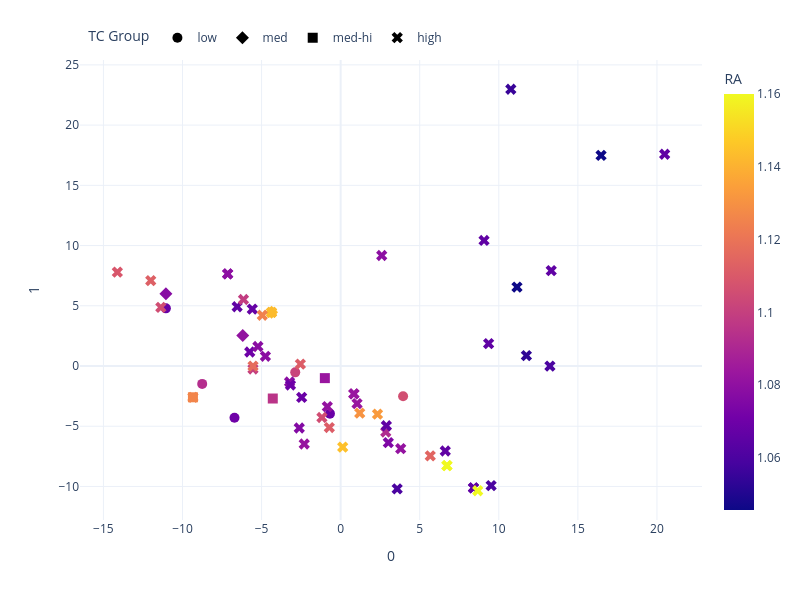

Write notebook code for a chart like this one.
### Code cell
PCA_plotter(plot_df_ss, 'RA', model_name, save=False)

### Figure 1 — Plotly figure (JSON) as saved in the notebook; plotly's stock layout.template omitted (floating-point values rounded to 4 significant figures; data arrays with more than 128 entries replaced by an {"elided": "..."} marker saying what was removed)
{"data": [{"customdata": [[1.069, 0.72, 154.9, 91.22, 1.132, 1.58], [1.093, 0.72, 148.1, 91.22, 0.7499, 1.47], [1.102, 0.72, 146.1, 91.22, 1.282, 1.52], [1.07, 0.72, 152.8, 91.22, 1.034, 1.45], [1.068, 0.72, 153.4, 91.22, 0.8014, 1.36], [1.106, 0.72, 149.4, 91.22, 0.7324, 1.4]], "hovertemplate": "<b>%{hovertext}</b><br><br>TC Group=low<br>0=%{x}<br>1=%{y}<br>RA=%{marker.color}<br>RB=%{customdata[1]}<br>MA=%{customdata[2]}<br>MB=%{customdata[3]}<br>Entropy_conf=%{customdata[4]}<br>Target TC=%{customdata[5]}<extra></extra>", "hovertext": ["*La0.53Gd0.53Dy0.95Zr2.00O7.00", "*Dy0.67Pr1.33Zr2.00O7.00", "*Nd0.70Sm0.09Eu0.70Ce0.52Zr2.00O7.00", "*Eu0.20Ho0.90Pr0.90Zr2.00O7.00", "*Nd1.00Dy1.00Zr2.00O7.00", "*La1.38Yb0.62Zr2.00O7.00"], "legendgroup": "low", "marker": {"color": [1.069, 1.093, 1.102, 1.07, 1.068, 1.106], "coloraxis": "coloraxis", "size": 10, "symbol": "circle"}, "mode": "markers", "name": "low", "orientation": "v", "showlegend": true, "type": "scatter", "x": [-0.6774, -8.755, -2.873, -6.712, -11.05, 3.948], "xaxis": "x", "y": [-3.957, -1.486, -0.5289, -4.294, 4.785, -2.508], "yaxis": "y"}, {"customdata": [[1.078, 0.72, 151.0, 91.22, 1.123, 1.73], [1.081, 0.72, 150.7, 91.22, 1.084, 1.67], [1.143, 0.72, 140.1, 91.22, 0.1713, 1.71]], "hovertemplate": "<b>%{hovertext}</b><br><br>TC Group=med<br>0=%{x}<br>1=%{y}<br>RA=%{marker.color}<br>RB=%{customdata[1]}<br>MA=%{customdata[2]}<br>MB=%{customdata[3]}<br>Entropy_conf=%{customdata[4]}<br>Target TC=%{customdata[5]}<extra></extra>", "hovertext": ["*Nd0.86Sm0.76Er0.38Zr2.00O7.00", "*Nd0.86Sm0.29Gd0.86Zr2.00O7.00", "*Ce2.00Zr2.00O7.00"], "legendgroup": "med", "marker": {"color": [1.078, 1.081, 1.143], "coloraxis": "coloraxis", "size": 10, "symbol": "diamond"}, "mode": "markers", "name": "med", "orientation": "v", "showlegend": true, "type": "scatter", "x": [-11.05, -6.189, -4.369], "xaxis": "x", "y": [6.001, 2.526, 4.457], "yaxis": "y"}, {"customdata": [[1.126, 0.72, 140.9, 91.22, 0.1713, 1.97], [1.095, 0.72, 148.2, 91.22, 1.314, 1.9], [1.083, 0.72, 149.9, 91.22, 1.494, 1.97]], "hovertemplate": "<b>%{hovertext}</b><br><br>TC Group=med-hi<br>0=%{x}<br>1=%{y}<br>RA=%{marker.color}<br>RB=%{customdata[1]}<br>MA=%{customdata[2]}<br>MB=%{customdata[3]}<br>Entropy_conf=%{customdata[4]}<br>Target TC=%{customdata[5]}<extra></extra>", "hovertext": ["*Pr2.00Zr2.00O7.00", "*Gd0.63Dy0.21Pr0.84Ce0.32Zr2.00O7.00", "*Sm0.58Gd0.33Eu0.67Pr0.08Ce0.33Zr2.00O7.00"], "legendgroup": "med-hi", "marker": {"color": [1.126, 1.095, 1.083], "coloraxis": "coloraxis", "size": 10, "symbol": "square"}, "mode": "markers", "name": "med-hi", "orientation": "v", "showlegend": true, "type": "scatter", "x": [-9.341, -4.292, -0.9994], "xaxis": "x", "y": [-2.598, -2.701, -1.007], "yaxis": "y"}, {"customdata": {"elided": "55x6 float values"}, "hovertemplate": "<b>%{hovertext}</b><br><br>TC Group=high<br>0=%{x}<br>1=%{y}<br>RA=%{marker.color}<br>RB=%{customdata[1]}<br>MA=%{customdata[2]}<br>MB=%{customdata[3]}<br>Entropy_conf=%{customdata[4]}<br>Target TC=%{customdata[5]}<extra></extra>", "hovertext": ["*Sm2.00Zr2.00O7.00", "*Sm1.38Eu0.15Dy0.46Zr2.00O7.00", "*Sm1.33Gd0.44Dy0.22Zr2.00O7.00", "*Sm0.86Dy0.29Ce0.86Zr2.00O7.00", "*La0.62Y0.34Er0.28Pr0.28Ce0.48Zr2.00O7.00", "*La1.00Sm0.25Eu0.75Zr2.00O7.00", "*Sm0.18Er0.18Ce1.64Zr2.00O7.00", "*Eu0.53Y0.53Pr0.95Zr2.00O7.00", "*Pr2.00Zr2.00O7.00", "*Ce2.00Zr2.00O7.00", "*La1.12Nd0.38Er0.50Zr2.00O7.00", "*La1.33Sm0.67Zr2.00O7.00", "*La2.00Zr2.00O7.00", "*Ce2.00Zr2.00O7.00", "*Nd1.45Sm0.18Ce0.36Zr2.00O7.00", "*La1.14Nd0.14Pr0.71Zr2.00O7.00", "*Tm0.42Ho0.42Er0.21Ce0.95Zr2.00O7.00", "*Nd0.86Sm0.57Pr0.57Zr2.00O7.00", "*La0.84Y0.32Ce0.84Zr2.00O7.00", "*Sm0.24Tm0.72Pr0.40Ce0.64Zr2.00O7.00", "*La0.09Y0.78Dy0.26Pr0.17Ce0.70Zr2.00O7.00", "*Gd1.33Ce0.67Zr2.00O7.00", "*Nd0.92Gd1.08Zr2.00O7.00", "*Eu2.00Zr2.00O7.00", "*Sm0.10Gd0.70Ho0.60Ce0.60Zr2.00O7.00", "*Gd1.33Ce0.67Zr2.00O7.00", "*Eu0.80Tm0.40Ce0.80Zr2.00O7.00", "*La0.56Gd1.00Y0.44Zr2.00O7.00", "*Eu1.08Ho0.15Ce0.77Zr2.00O7.00", "*La0.20Sm0.20Ho0.53Pr0.47Ce0.60Zr2.00O7.00", "*Eu0.55Dy0.55Er0.30Pr0.06Ce0.55Zr2.00O7.00", "*Eu2.00Zr2.00O7.00", "*Nd0.18Gd0.36Pr0.73Ce0.73Zr2.00O7.00", "*Nd2.00Zr2.00O7.00", "La2Zr2O7", "Sm2Zr2O7", "La2(Zr1/2Hf1/2)2O7", "Sm2(Zr1/4Hf1/4Sn1/4Ti1/4)2O7", "Gd2(Zr1/4Hf1/4Sn1/4Ti1/4)2O7", "(Sm1/2Gd1/2)2(Zr1/3Hf1/3Ti1/3)2O7", "(Gd1/2Eu1/2)2(Zr1/3Hf1/3Ti1/3)2O7", "(La1/2Pr1/2)2(Zr1/3Hf1/3Sn1/3)2O7", "(Gd1/2Eu1/2)2(Zr1/3Hf1/3Sn1/3)2O7", "(La1/3Nd1/3Pr1/3)2(Zr1/2Hf1/2)2O7", "(Sm1/3Gd1/3Eu1/3)2(Zr1/2Hf1/2)2O7", "(Sm1/3Gd1/3Eu1/3)2(Zr1/3Hf1/3Sn1/3)2O7", "(Sm1/3Gd1/3Eu1/3)2(Zr1/4Hf1/4Sn1/4Ti1/4)2O7", "(Sm1/4Gd1/4Eu1/4Yb1/4)2(Zr1/4Hf1/4Sn1/4Ti1/4)2O7", "(Sm1/3Gd1/3Eu1/3)2(Zr1/6Hf1/6Sn1/6Ti1/2)2O7", "(Sm1/3Gd1/3Eu1/3)2(Zr1/12Hf1/12Sn1/12Ti3/4)2O7", "(Sm1/4Gd1/4Eu1/4Yb1/4)2(Zr1/4Hf1/4Ti1/2)2O7", "(Sm3/4Yb1/4)2(Zr1/2Ti1/2)2O7", "(La1/5Nd1/5Sm1/5Eu1/5Ce1/5)2Zr2O7", "(La1/7Nd1/7Sm1/7Gd1/7Eu1/7Pr1/7Ce1/7)2(Zr1/2Hf1/2)2O7", "(La1/7Nd1/7Sm1/7Gd1/7Eu1/7Pr1/7Ce1/7)2(Zr1/3Hf1/3Sn1/3)2O7"], "legendgroup": "high", "marker": {"color": [1.079, 1.066, 1.067, 1.099, 1.105, 1.115, 1.125, 1.082, 1.126, 1.143, 1.111, 1.133, 1.16, 1.143, 1.112, 1.144, 1.07, 1.105, 1.131, 1.078, 1.079, 1.083, 1.079, 1.066, 1.07, 1.083, 1.082, 1.075, 1.092, 1.1, 1.069, 1.066, 1.117, 1.109, 1.16, 1.079, 1.16, 1.079, 1.053, 1.066, 1.06, 1.06, 1.06, 1.076, 1.066, 1.066, 1.066, 1.046, 1.066, 1.066, 1.046, 1.056, 1.111, 1.081, 1.081], "coloraxis": "coloraxis", "size": 10, "symbol": "x"}, "mode": "markers", "name": "high", "orientation": "v", "showlegend": true, "type": "scatter", "x": [-7.144, -6.545, -5.587, -6.145, -1.184, 5.666, -4.955, -2.303, -9.341, -4.369, -0.7163, 2.33, 6.72, -4.369, -12.01, 0.1283, -5.748, -11.37, 1.205, -5.231, -3.23, 0.836, -4.758, 8.399, -3.174, 0.8358, 1.037, 3.013, 2.851, -5.545, -2.465, 8.399, -5.541, -14.12, 6.72, -7.144, 8.667, 2.597, 11.74, 9.066, 13.23, 3.574, 9.515, -2.617, 2.89, 6.614, 9.355, 11.15, 13.31, 20.49, 16.47, 10.76, -2.547, -0.8433, 3.796], "xaxis": "x", "y": [7.65, 4.918, 4.724, 5.52, -4.278, -7.459, 4.21, -6.474, -2.598, 4.457, -5.11, -4.0, -8.273, 4.457, 7.092, -6.732, 1.159, 4.871, -3.91, 1.621, -1.328, -2.308, 0.8055, -10.12, -1.579, -2.32, -3.122, -6.365, -5.482, -0.2472, -2.611, -10.12, -0.01071, 7.793, -8.273, 7.65, -10.36, 9.176, 0.8625, 10.42, -0.004281, -10.2, -9.931, -5.147, -4.961, -7.058, 1.863, 6.553, 7.917, 17.58, 17.48, 22.98, 0.1605, -3.377, -6.862], "yaxis": "y"}], "layout": {"coloraxis": {"cmax": 1.16, "cmin": 1.046, "colorbar": {"title": {"text": "RA"}}, "colorscale": [[0, "#0d0887"], [0.1111, "#46039f"], [0.2222, "#7201a8"], [0.3333, "#9c179e"], [0.4444, "#bd3786"], [0.5556, "#d8576b"], [0.6667, "#ed7953"], [0.7778, "#fb9f3a"], [0.8889, "#fdca26"], [1, "#f0f921"]]}, "height": 600, "legend": {"orientation": "h", "title": {"text": "TC Group"}, "tracegroupgap": 0, "x": 0.01, "xanchor": "left", "y": 1.08, "yanchor": "top"}, "margin": {"t": 60}, "width": 800, "xaxis": {"anchor": "y", "domain": [0, 1], "title": {"text": "0"}}, "yaxis": {"anchor": "x", "domain": [0, 1], "title": {"text": "1"}}}}
